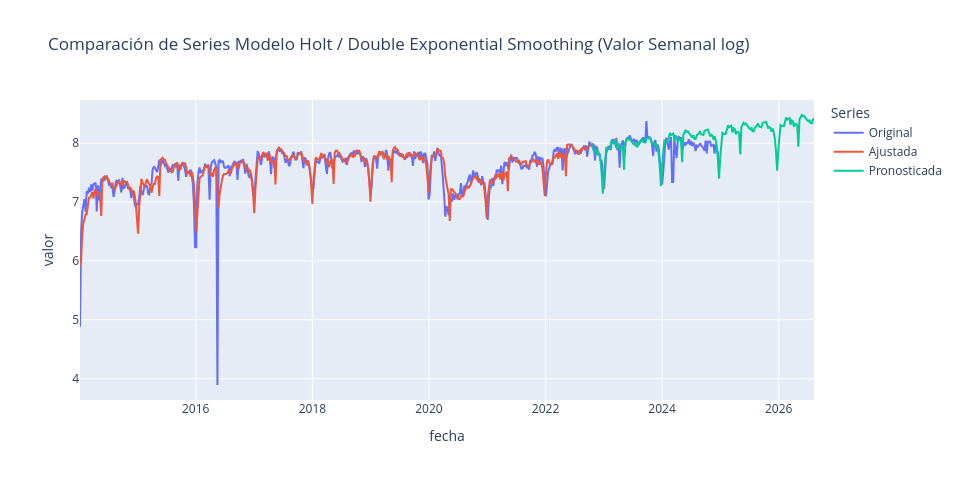
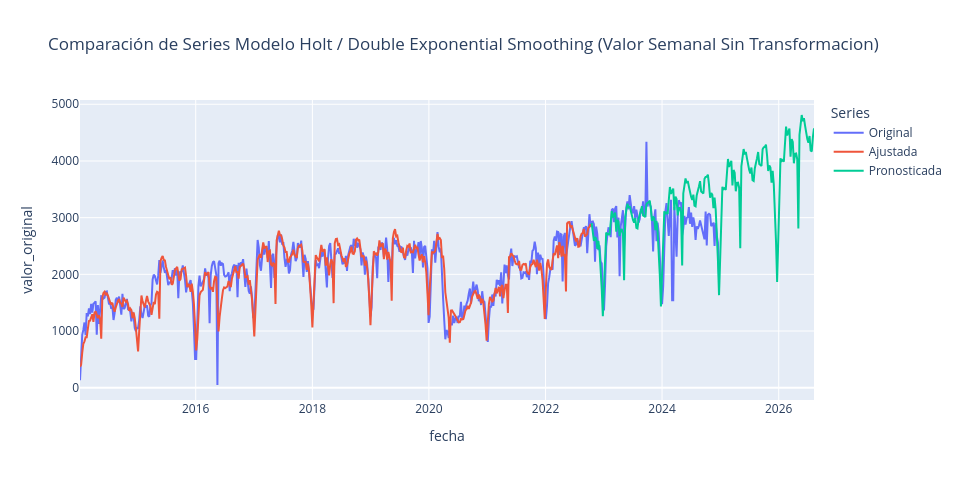

Write notebook code for charts like these, in order.
### Code cell
# --- 1. Define los argumentos que NUNCA cambian ---
# Los datos a graficar
model_name = 'Modelo Holt / Double Exponential Smoothing'
data_tuples = (
    (df_original, 'Original'),
    (df_ajustado, 'Ajustada'),
    (df_pronostico2, 'Pronosticada'),
)

# Los parámetros comunes del gráfico
common_plot_args = {
    'plotly_engine': USE_PLOTLY,
    # 'hover_mode': 'x unified',
}

# --- 2. Crea la lista de gráficos a generar ---
# El gráfico base que siempre se muestra
plot_configs = [
    ('valor', 'Valor Semanal log')
]

# El gráfico condicional
if 'valor_original' in df_original.columns:
    plot_configs.append(('valor_original', 'Valor Semanal Sin Transformacion'))


# --- 3. Itera y llama a la función UNA SOLA VEZ dentro del bucle ---
for y_col, title_suffix in plot_configs:
    func.plot_forecast(
        *data_tuples,  # Desempaqueta los datos
        y=y_col,
        title=f'Comparación de Series {model_name} ({title_suffix})',
        **common_plot_args  # Desempaqueta los argumentos comunes
    )

### Figure 1 — Plotly figure (JSON) as saved in the notebook; plotly's stock layout.template omitted (floating-point values rounded to 4 significant figures; data arrays with more than 128 entries replaced by an {"elided": "..."} marker saying what was removed)
{"data": [{"customdata": {"elided": "573x1 int values"}, "hovertemplate": "<b>Original</b><br>Fecha: %{x}<br>valor: %{y}<br>Semana: %{customdata[0]}<extra></extra>", "mode": "lines", "name": "Original", "type": "scatter", "x": {"elided": "573 str values"}, "y": {"elided": "573 float values"}}, {"customdata": {"elided": "458x1 int values"}, "hovertemplate": "<b>Ajustada</b><br>Fecha: %{x}<br>valor: %{y}<br>Semana: %{customdata[0]}<extra></extra>", "mode": "lines", "name": "Ajustada", "type": "scatter", "x": {"elided": "458 str values"}, "y": {"elided": "458 float values"}}, {"customdata": {"elided": "200x1 int values"}, "hovertemplate": "<b>Pronosticada</b><br>Fecha: %{x}<br>valor: %{y}<br>Semana: %{customdata[0]}<extra></extra>", "mode": "lines", "name": "Pronosticada", "type": "scatter", "x": {"elided": "200 str values"}, "y": {"elided": "200 float values"}}], "layout": {"height": 480, "legend": {"title": {"text": "Series"}}, "title": {"text": "Comparación de Series Modelo Holt / Double Exponential Smoothing (Valor Semanal log)"}, "width": 960, "xaxis": {"title": {"text": "fecha"}}, "yaxis": {"title": {"text": "valor"}}}}

### Figure 2 — Plotly figure (JSON) as saved in the notebook; plotly's stock layout.template omitted (floating-point values rounded to 4 significant figures; data arrays with more than 128 entries replaced by an {"elided": "..."} marker saying what was removed)
{"data": [{"customdata": {"elided": "573x1 int values"}, "hovertemplate": "<b>Original</b><br>Fecha: %{x}<br>valor_original: %{y}<br>Semana: %{customdata[0]}<extra></extra>", "mode": "lines", "name": "Original", "type": "scatter", "x": {"elided": "573 str values"}, "y": {"elided": "573 float values"}}, {"customdata": {"elided": "458x1 int values"}, "hovertemplate": "<b>Ajustada</b><br>Fecha: %{x}<br>valor_original: %{y}<br>Semana: %{customdata[0]}<extra></extra>", "mode": "lines", "name": "Ajustada", "type": "scatter", "x": {"elided": "458 str values"}, "y": {"elided": "458 float values"}}, {"customdata": {"elided": "200x1 int values"}, "hovertemplate": "<b>Pronosticada</b><br>Fecha: %{x}<br>valor_original: %{y}<br>Semana: %{customdata[0]}<extra></extra>", "mode": "lines", "name": "Pronosticada", "type": "scatter", "x": {"elided": "200 str values"}, "y": {"elided": "200 float values"}}], "layout": {"height": 480, "legend": {"title": {"text": "Series"}}, "title": {"text": "Comparación de Series Modelo Holt / Double Exponential Smoothing (Valor Semanal Sin Transformacion)"}, "width": 960, "xaxis": {"title": {"text": "fecha"}}, "yaxis": {"title": {"text": "valor_original"}}}}
